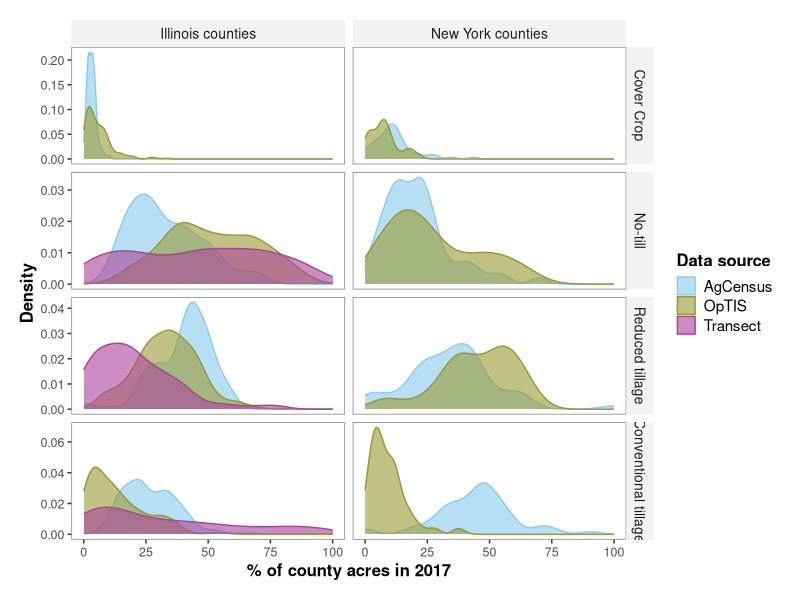
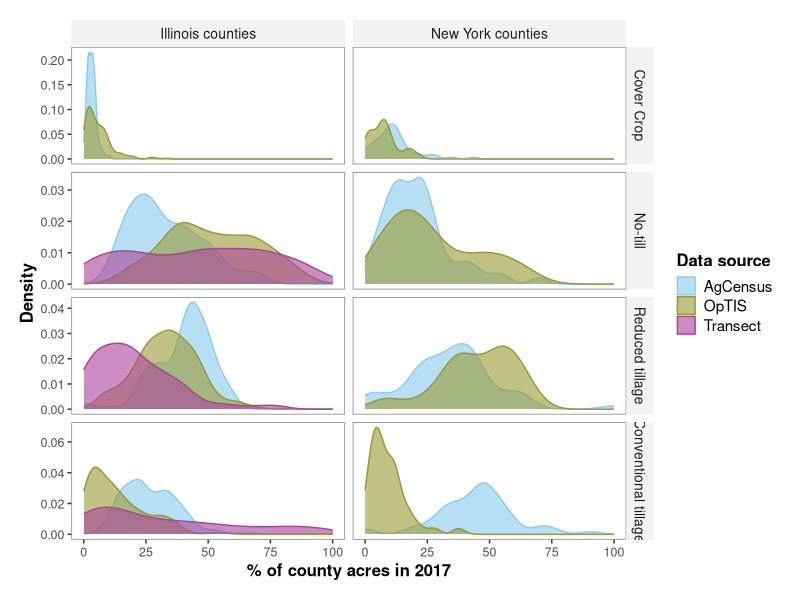

Write the R code that produced these figures, in order.

# NY counties (fips) = Genesee (36037), Wyoming (36121), Livingston (36051) 
# IL counties (fips) = Ford (17053), Livingston (17105), Macoupin (17117), Montgomery (17135)

# here we pull together optis, us census of agriculture (via carpe), and il tillage transect 
# survey data for these counties

# script started 6/13/2024 by Bonnie McGill

library(ggplot2)
library(tidyverse)

se <- function(x) sd(x) / sqrt(length(x))


###### 1) prepare the data

# load and prep optis data
# prepped from other scripts in this repo
optny <- read.csv("data/optis/datny_cleanlong.csv")
optny$state <- rep("New York", nrow(optny))
optny <- optny[,c(7, 1:3,5,6)]

optil <- read.csv("data/optis/datil_cleanlong.csv")
optil <- optil[,c(1,2,4,5,8,9)]
optil$state <- rep("Illinois", nrow(optil))

opt <- bind_rows(optny, optil)
rm(optil, optny)
opt$source <- rep("OpTIS", nrow(opt))
# unique(opt$crop_name)  #  "Soybeans" "Corn" 


# census data
# came from spreadsheet in /CLM-19 FFAR GHG - General / Results / carpe adoption data
cens <- read.csv("data/optis/CaRPE CC_NT_RT 2017_2022_NY and IL all counties.csv")
# note CaRPE refers to conventional tillage as intensive tillage, changing it to CT here:
colnames(cens) <- c("year", "state", "county", "perc_cc", "perc_nt", "perc_rt", "perc_ct")
cens$source <- rep("AgCensus", nrow(cens))
cens <- pivot_longer(cens, cols=c(perc_cc, perc_nt, perc_rt, perc_ct), names_to="variable", values_to="value")
# Census data are for all cropland, not by crop like the other data sources
# Want to plot census data with corn and soybean crops
# make a copy of census label one as corn and one as soybeans so they get plotted in those facets
cens$crop_name <- rep("Soybeans", nrow(cens))
cens <- cens[,c(2,3,1,7,5,6,4)]
censb <- cens
censb$crop_name <- rep("Corn", nrow(censb))
cens <- bind_rows(cens, censb)
rm(censb)

# tillage transect data
till <- read.csv("data/optis/Illinois tillage transect survey data 2015-2018_all counties.csv")
# came from spreadsheet in /CLM-19 FFAR GHG - General / Results / IL tillage transect data
# as.data.frame(names(till))
# note the "%" symbol doesn't come through into R but these aren't acres these are %s:
till <- till[,c(1,2,4,9,12,15,18)]
colnames(till) <- c("year", "crop_name", "county", "perc_nt", "perc_mt", "perc_rt", "perc_ct")
till$source <- rep("Transect", nrow(till))
till$perc_nt <- as.numeric(till$perc_nt)
till$perc_mt <- as.numeric(till$perc_mt)
till$perc_rt <- as.numeric(till$perc_rt)
till$perc_ct <- as.numeric(till$perc_ct)
# according to the definitions of residue cover, fields categorized as "mulch till" in 
# transect data would correspond to "no till" in OpTIS data
# sum no till and mulch till for new "no till"
till$perc_nt <- till$perc_nt + till$perc_mt
# remove mulch till
till$perc_mt <- NULL
till <- pivot_longer(till, cols=c(perc_nt, perc_rt, perc_ct), names_to="variable", values_to="value")
till$state <- rep("Illinois", nrow(till))
till <- till[,c(7,3,1,2,5,6,4)]
unique(till$crop_name)
till$crop_name <- ifelse(till$crop_name=="corn", "Corn", "Soybeans")


dat <- bind_rows(cens,opt,till)
rm(cens,opt,till)

# dat$crop_source <- paste0(dat$crop_name, " ", dat$source)


dat$costate <- paste0(dat$county, " County, ", dat$state)

# align optis data (crop year 2018) with agcensus calendar year
dat$cc_year <- ifelse(dat$source=="OpTIS" & dat$variable=="perc_cc", dat$year-1, dat$year)


###### 2) make 2017 density plot

windows(xpinch=200, ypinch=200, width=5, height=5)


ggplot(dat=dat[dat$cc_year==2017,], aes(x=value)) +
  geom_density(aes(color=source, fill=source), alpha=0.6) +  
  scale_color_manual(breaks = c("AgCensus", "OpTIS", "Transect"),
                      values=c("#88CCEE", "#999933", "#AA4499"),
                      name="Data source") +
  scale_fill_manual(breaks = c("AgCensus", "OpTIS", "Transect"),
                     values=c("#88CCEE", "#999933", "#AA4499"),
                     name="Data source") +
  facet_grid(rows=vars(factor(variable, levels=c("perc_cc", "perc_nt", "perc_rt", "perc_ct"))), 
             cols=vars(factor(state, levels=c("Illinois", "New York"))),
             labeller = as_labeller(
               c("perc_cc" = "Cover Crop", "perc_nt" = "No-till",
                 "perc_rt" = "Reduced tillage", "perc_ct" = "Conventional tillage",
                 "Illinois" = "Illinois counties", "New York" = "New York counties")),
             scales="free") +
  xlab("% of county acres in 2017") +
  ylab("Density") +
  theme(
    panel.grid.minor=element_blank(), 
    panel.grid.major=element_blank() ,
    axis.text=element_text(size=9),
    axis.title=element_text(size=12, face="bold"),
    panel.background = element_rect(fill = 'white') ,
    panel.border=element_rect(color="grey50", fill=NA, linewidth=0.5),
    strip.text=element_text(size=10),
    strip.background = element_rect(fill="gray95"),
    legend.text=element_text(size=11),
    legend.title=element_text(size=12, face="bold"),
    plot.margin = unit(c(0.5,0.5,0.5,0.5), "cm"),
    legend.key=element_rect(fill="white"),
    legend.key.size = unit(0.5, "cm")
  )	 

ggsave("plots/adoption/densities 2017_4 practices.png", width=8, height=7, dpi=300)




###### 3) Are these populations significantly different in 2017



ccny <- aov(value~source, data=dat[dat$cc_year==2017& dat$variable=="perc_cc" & dat$state=="New York",])
summary(ccny)
# Df Sum Sq Mean Sq F value  Pr(>F)   
# source        1    530   530.2   9.164 0.00288 **
#   Residuals   160   9257    57.9                   
# ---
#   Signif. codes:  0 ‘***’ 0.001 ‘**’ 0.01 ‘*’ 0.05 ‘.’ 0.1 ‘ ’ 1     
Tukoutccny <- TukeyHSD(ccny)
# $source
# diff       lwr       upr     p adj
# OpTIS-AgCensus -4.0674 -6.720897 -1.413903 0.0028775


ntny <- aov(value~source, data=dat[dat$year==2017& dat$variable=="perc_nt" & dat$state=="New York",])
summary(ntny)
# Df Sum Sq Mean Sq F value Pr(>F)  
# source        1   1248    1248   5.548 0.0197 *
#   Residuals   160  35998     225     
Tukoutntny <- TukeyHSD(ntny)
Tukoutntny
# $source
# diff       lwr      upr    p adj
# OpTIS-AgCensus 6.156159 0.9946732 11.31764 0.019711

rtny <- aov(value~source, data=dat[dat$year==2017& dat$variable=="perc_rt" & dat$state=="New York",])
summary(rtny)
# Df Sum Sq Mean Sq F value   Pr(>F)    
# source        1   3454    3454   11.74 0.000777 ***
#   Residuals   160  47068     294 
Tukoutrtny <- TukeyHSD(rtny)
Tukoutrtny
# $source
# diff      lwr      upr     p adj
# OpTIS-AgCensus 10.23998 4.337993 16.14197 0.0007773

ctny <- aov(value~source, data=dat[dat$year==2017& dat$variable=="perc_ct" & dat$state=="New York",])
summary(ctny)
# Df Sum Sq Mean Sq F value Pr(>F)    
# source        1  39277   39277   197.2 <2e-16 ***
#   Residuals   158  31472     199    
Tukoutctny <- TukeyHSD(ctny)
Tukoutctny
# $source
# diff       lwr       upr p adj
# OpTIS-AgCensus -35.0893 -40.02471 -30.15389     0



ccil <- aov(value~source, data=dat[dat$year==2017& dat$variable=="perc_cc" & dat$state=="Illinois",])
summary(ccil)
# Df Sum Sq Mean Sq F value  Pr(>F)    
# source        1    365   364.8   37.05 2.7e-09 ***
#   Residuals   400   3938     9.8 
Tukoutccil <- TukeyHSD(ccil)
Tukoutccil
# $source
# diff      lwr      upr p adj
# OpTIS-AgCensus 1.905365 1.289963 2.520767     0

ntil <- aov(value~source, data=dat[dat$year==2017& dat$variable=="perc_nt" & dat$state=="Illinois",])
summary(ntil)
# Df Sum Sq Mean Sq F value Pr(>F)    
# source        2  35345   17672   40.81 <2e-16 ***
#   Residuals   602 260708     433      
Tukoutntil <- TukeyHSD(ntil)
Tukoutntil
# $source
# diff        lwr        upr     p adj
# OpTIS-AgCensus    18.265003  13.411780 23.1182254 0.0000000
# Transect-AgCensus 12.421225   7.549656 17.2927947 0.0000000
# Transect-OpTIS    -5.843777 -10.727241 -0.9603137 0.0140791

rtil <- aov(value~source, data=dat[dat$year==2017& dat$variable=="perc_rt" & dat$state=="Illinois",])
summary(rtil)
# Df Sum Sq Mean Sq F value   Pr(>F)    
# source        1   3454    3454   11.74 0.000777 ***
#   Residuals   160  47068     294 
Tukoutrtil <- TukeyHSD(rtil)
Tukoutrtil
# $source
# diff       lwr        upr   p adj
# OpTIS-AgCensus     -6.851633  -9.99817  -3.705096 1.3e-06
# Transect-AgCensus -19.360389 -22.51882 -16.201957 0.0e+00
# Transect-OpTIS    -12.508755 -15.67490  -9.342613 0.0e+00

ctil <- aov(value~source, data=dat[dat$year==2017& dat$variable=="perc_ct" & dat$state=="Illinois",])
summary(ctil)
# Df Sum Sq Mean Sq F value Pr(>F)    
# source        2  39925   19962   53.94 <2e-16 ***
#   Residuals   597 220961     370    
Tukoutctil <- TukeyHSD(ctil)
Tukoutctil
# $source
# diff        lwr      upr    p adj
# OpTIS-AgCensus    -13.263129 -17.778397 -8.74786 0.000000
# Transect-AgCensus   6.431625   1.927914 10.93533 0.002426
# Transect-OpTIS     19.694753  15.151703 24.23780 0.000000



####### 4) how many counties have >90% of a practice?



dct <- filter(dat, year==2017, state=="Illinois", variable=="perc_ct", value>75) # 11 counties
drt <- filter(dat, year==2017, state=="Illinois", variable=="perc_rt", value>75)
dnt <- filter(dat, year==2017, state=="Illinois", variable=="perc_nt", value>75) # 8 counties


# what is the state level % adoption AgCensus
state_cc <- filter(dat, variable=="perc_cc",  source=="AgCensus") %>%
  group_by(state, year) %>%
  summarize(mean.cc = mean(value),
            se.cc=se(value))

state_till <- filter(dat, !variable=="perc_cc", source=="AgCensus") %>%
  group_by(state, year, variable) %>%
  summarize(mean.value = mean(na.omit(value)),
            se.value=se(na.omit(value)))

# Ag Census rate of change

# cc
(state_cc[state_cc$state=="Illinois" & state_cc$year==2022,"mean.cc"] -
    state_cc[state_cc$state=="Illinois" & state_cc$year==2017,"mean.cc"] ) /
  (2022-2017)   # 0.163

(state_cc[state_cc$state=="New York" & state_cc$year==2022,"mean.cc"] -
    state_cc[state_cc$state=="New York" & state_cc$year==2017,"mean.cc"] ) /
  (2022-2017)   # 0.437

# no till
(state_till[state_till$state=="Illinois" & state_till$year==2022 & state_till$variable=="perc_nt","mean.value"] -
    state_till[state_till$state=="Illinois" & state_till$year==2017 & state_till$variable=="perc_nt","mean.value"] ) /
  (2022-2017)  # 0.405

(state_till[state_till$state=="New York" & state_till$year==2022 & state_till$variable=="perc_nt","mean.value"] -
    state_till[state_till$state=="New York" & state_till$year==2017 & state_till$variable=="perc_nt","mean.value"] ) /
  (2022-2017)  # 0.680

# reduced till
(state_till[state_till$state=="Illinois" & state_till$year==2022 & state_till$variable=="perc_rt","mean.value"] -
    state_till[state_till$state=="Illinois" & state_till$year==2017 & state_till$variable=="perc_rt","mean.value"] ) /
  (2022-2017)  # -0.104

(state_till[state_till$state=="New York" & state_till$year==2022 & state_till$variable=="perc_rt","mean.value"] -
    state_till[state_till$state=="New York" & state_till$year==2017 & state_till$variable=="perc_rt","mean.value"] ) /
  (2022-2017)  # 0.513


# conventional till
(state_till[state_till$state=="Illinois" & state_till$year==2022 & state_till$variable=="perc_ct","mean.value"] -
    state_till[state_till$state=="Illinois" & state_till$year==2017 & state_till$variable=="perc_ct","mean.value"] ) /
  (2022-2017)  # -0.301

(state_till[state_till$state=="New York" & state_till$year==2022 & state_till$variable=="perc_ct","mean.value"] -
    state_till[state_till$state=="New York" & state_till$year==2017 & state_till$variable=="perc_ct","mean.value"] ) /
  (2022-2017)  # -1.194



state_cc_all <- filter(dat, variable=="perc_cc", cc_year==2017) %>%
  group_by(state, year, source) %>%
  summarize(mean.cc = mean(value),
            se.cc=se(value))

state_till_all <- filter(dat, !variable=="perc_cc", year==2017) %>%
  group_by(state, year, variable, source) %>%
  summarize(mean.value = mean(na.omit(value)),
            se.value=se(na.omit(value)))


# transect rate of change
state_till_transect <- filter(dat, !variable=="perc_cc", source=="Transect", year %in% c(2015, 2018)) %>%
  group_by(year, variable) %>%
  summarize(mean.value = mean(na.omit(value)),
            se.value=se(na.omit(value)))


# conventional till
(state_till_transect[state_till_transect$year==2018 & state_till_transect$variable=="perc_ct","mean.value"] -
    state_till_transect[state_till_transect$year==2015 & state_till_transect$variable=="perc_ct","mean.value"] ) /
  (2018-2015)  # 0.37

(state_till_transect[state_till_transect$year==2018 & state_till_transect$variable=="perc_rt","mean.value"] -
    state_till_transect[state_till_transect$year==2015 & state_till_transect$variable=="perc_rt","mean.value"] ) /
  (2018-2015)  # -0.09

(state_till_transect[state_till_transect$year==2018 & state_till_transect$variable=="perc_nt","mean.value"] -
    state_till_transect[state_till_transect$year==2015 & state_till_transect$variable=="perc_nt","mean.value"] ) /
  (2018-2015)  # -0.81
